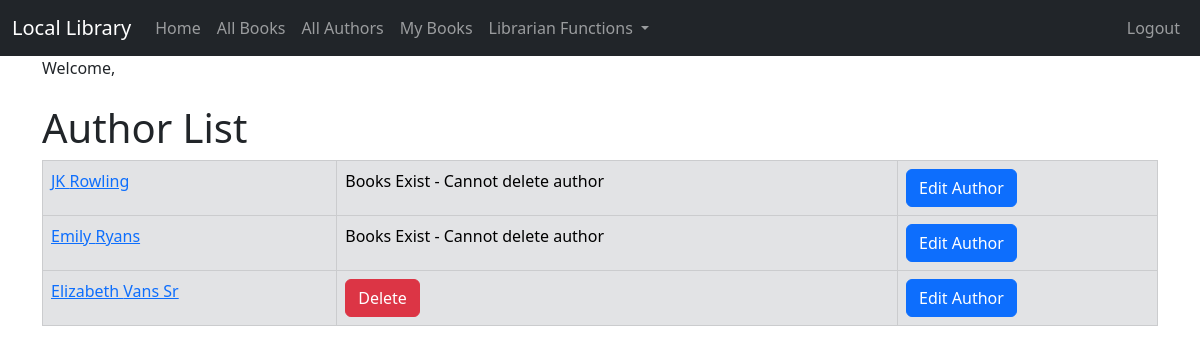
/author_list/ (signed in), run on the app's committed database.
### catalog/models.py (models this page shows, shortened)
class Author(models.Model):
    first_name = models.CharField(max_length=100)
    last_name = models.CharField(max_length=100)
    date_of_birth = models.DateField(null=True, blank=True)
    date_of_death = models.DateField('Died', null=True, blank=True)
    author_image = models.ImageField(upload_to='images/', null=True, blank=True)
    class Meta:
        ordering = ['last_name', 'first_name']
    def get_absolute_url(self):
        return reverse('author_detail', args=[str(self.id)])

### catalog/views.py (the view)
# urls.py: path('author_list/', views.AuthorListView.as_view(), name='author_list'),
class AuthorListView(LoginRequiredMixin, generic.ListView):
    model = Author

### catalog/templates/catalog/author_list.html (shortened to what this page needs)
{% extends "catalog/base.html" %}
{% block content %}
    <h1>Author List</h1>
    {% if author_list %}
        <table class="table table-bordered">
            {% for author in author_list %}
                <tr class="table-secondary">
                    <td><a href="{{ author.get_absolute_url }}">{{author.first_name }} {{ author.last_name }}</a></td>
                    {% if user.is_superuser %}
                        {% if author.book_set.all %}
                            <td>Books Exist - Cannot delete author</td>
                        {% else %}
                            <td>
                                <a href="{% url 'author_delete' pk=author.pk %}"
                                   onclick="return confirm('Are you sure you want to delete?')"
                                   class="btn btn-danger">Delete</a>
                            </td>
                        {% endif %}
                        <td><a href="{% url 'author_update' pk=author.pk%}" class="btn btn-primary">Edit Author</a></td>
                    {% endif %}
                </tr>
            {% endfor %}
        </table>
    {% else %}
        <p>There are no authors in the library.</p>
    {% endif %}
{% endblock %}

### data on the page
Author: first_name "JK", last_name "Rowling", shows "Books Exist - Cannot delete author"
Author: first_name "Emily", last_name "Ryans", shows "Books Exist - Cannot delete author"
Author: first_name "Elizabeth", last_name "Vans Sr", shows "Delete"
